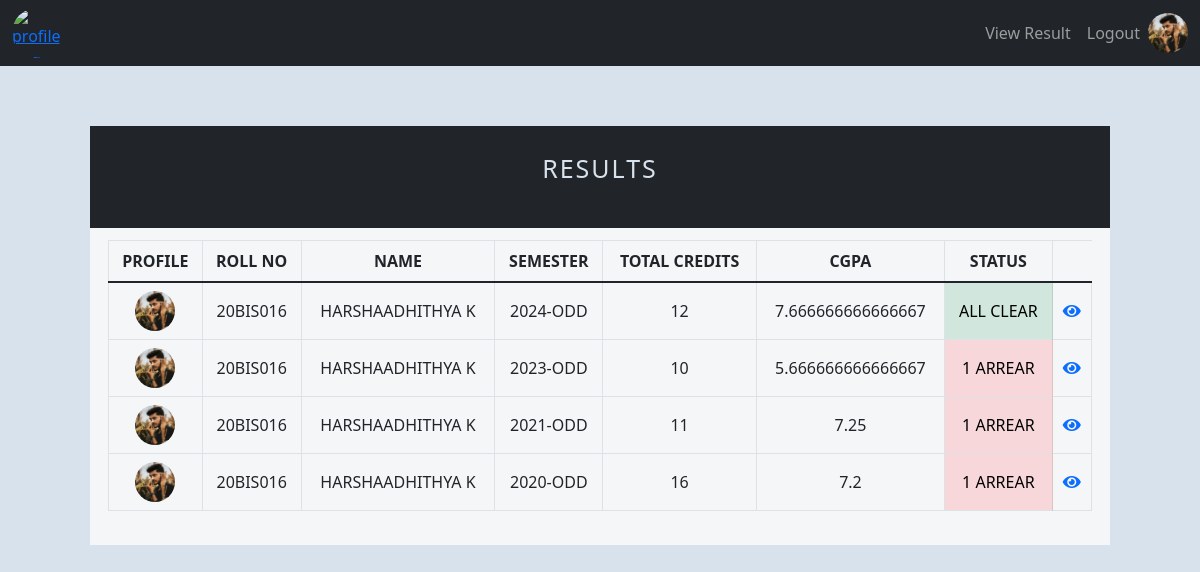
The app's page /result/my_results (signed in) with its own data.
### users/models.py (models this page shows, shortened)
class Profile(models.Model):
    roles_type=(
        ('admin','admin_user'),
        ('student','student_user')
    )
    gender_type=(
        ('M','Male'),
        ('F','Female')
    )
    user=models.OneToOneField(User,on_delete=models.CASCADE,null=True,blank=True)
    name=models.CharField(max_length=200)
    role=models.CharField(max_length=100,choices=roles_type)
    roll_no=models.CharField(max_length=15,unique=True)
    dept=models.ForeignKey(Department,on_delete=models.CASCADE,blank=True,null=True)
    batch=models.IntegerField(default=datetime.date.today().year, choices=year_choices())
    profile_img=models.ImageField(null=False,blank=False,upload_to='profiles/',default='profiles/user-default.jpg')
    address=models.TextField(null=True,blank=True)
    dob=models.DateField(null=True)
    gender=models.CharField(max_length=10,choices=gender_type,null=True)
    mobile=models.IntegerField(null=True)
    verified=models.BooleanField(null=True,blank=True)
    created=models.DateTimeField(auto_now_add=True)
    id=models.UUIDField(default=uuid.uuid4,unique=True,primary_key=True,editable=False)
    class Meta:
        ordering=['-batch','dept','roll_no','verified']

### results/models.py (models this page shows, shortened)
class FinalResult(models.Model):
    student=models.ForeignKey(Profile,on_delete=models.CASCADE)
    semester=models.ForeignKey(Semester,on_delete=models.CASCADE,null=True,blank=True)
    cgpa=models.FloatField(default=0,null=True,blank=True)
    total_credits=models.IntegerField(default=0)
    no_of_arrears=models.IntegerField(default=0)
    created=models.DateTimeField(auto_now_add=True)
    id=models.UUIDField(default=uuid.uuid4,unique=True,primary_key=True,editable=False)
    class Meta:
        unique_together=('student','semester')
        ordering=['student__roll_no','-semester__year']

class Semester(models.Model):
    season_types=(
        ('odd','odd'),
        ('even','even')
    )
    semester_name=models.CharField(max_length=15,unique=True)
    year=models.IntegerField(default=datetime.date.today().year, choices=year_choices())
    season=models.CharField(max_length=30,choices=season_types,null=True)
    created=models.DateTimeField(auto_now_add=True)
    id=models.UUIDField(default=uuid.uuid4,unique=True,primary_key=True,editable=False)

### results/views.py (the view)
# urls.py: path('my_results',views.my_results,name='my_results'),
@login_required(login_url='login')
def my_results(request):
    profile=request.user.profile
    page='my_result'
    if profile.role=='student':
        final_results=FinalResult.objects.filter(student=profile)
        context={'final_results':final_results,'page':page}
        return render(request,'results/students_result.html',context)
    else:
        messages.error("No Results to Show!")
        return redirect('home')

### results/templates/results/students_result.html
{% extends 'main.html' %}
{% block content %}
<br>
  {% if page == 'students_result' %}
      <div class="container" style="width: 85%; background-color:#212529; margin-top:3%; align-items:center; text-align:center; padding:2%;">
          <p class="text-uppercase font-weight-light" style="color:#d8e2ed;  font-weight:lighter; font-size:25px; letter-spacing: 2px; "><nobr>Semester {{semester.semester_name}}</nobr> </p>
          <p class="text-uppercase font-weight-light" style="color:#d8e2ed;  font-weight:lighter; font-size:25px; letter-spacing: 2px; "><nobr>{{dept.dept_expansion}}</nobr> </p>
          <p class="text-uppercase font-weight-light" style="color:#d8e2ed;  font-weight:lighter; font-size:25px; letter-spacing: 2px; "><nobr>{{batch}} Batch</nobr> </p>
      </div>
      <div class="container" style="width: 85%; background-color:#f5f6f7;  align-items:center; padding:1% 1.5% 1.5% 1.5%;">
        <div class="col" style="margin-left:85%;">
          <button type="button" class="btn btn-primary text-uppercase" > <i class="fas fa-file-upload" style="margin-right:3px;"></i><a href="{% url 'csv_upload' %}" style="color: white; text-decoration:none;">Upload CSV</a></button>
        </div>
        <table class="table table-bordered">
            <thead style="text-align:center;">
                <tr>
                  <th class="text-uppercase" scope="col"> <nobr>Profile</nobr></th>
                  <th class="text-uppercase" scope="col">Roll no</th>
                  <th class="text-uppercase" scope="col">Name</th>
                  <th class="text-uppercase" scope="col">Total Credits</th>
                  <th class="text-uppercase" scope="col">CGPA</th>
                  <th class="text-uppercase" scope="col">Status</th>
                </tr>
              </thead>
              <tbody>
                {% for final_result in final_results_list %}
                <tr style="vertical-align:middle; text-align:center;">
                    <td class="text-uppercase">
                        <img src="{{final_result.student.profile_img.url}}" class="mx-auto d-block rounded-circle" alt="demo" style="width: 40px; height: 40px; object-fit:cover;">
                      </td>
                  <td class="text-uppercase "> {{final_result.student.roll_no}} </td>
                  <td class="text-uppercase" > {{final_result.student.name}} </td>
                  <td class="text-uppercase" >{{final_result.total_credits}}</td>
                  <td class="text-uppercase" > {{final_result.cgpa}} </td>
                  {% if final_result.no_of_arrears == 0 %}
                  <td class="text-uppercase text-uppercase table-success" >All Clear</td>
                  {% else %}
                  <td class="text-uppercase text-uppercase table-danger" >{{final_result.no_of_arrears}} Arrear{{final_result.no_of_arrears|pluralize:"s"}}</td>
                  {% endif %}
                  <td class="text-uppercase">
                    <a href="{% url 'admin_result_view' final_result.id %}"><i class="fas fa-eye"></i></a>
                  </td>
                  <td class="text-uppercase"><a style="text-decoration: none; " href="{% url 'update_result_view' final_result.student.id %}"><i class="fas fa-edit" style="color: #c29929;"></i></a></td>
                <td class="text-uppercase"><a style="text-decoration: none; color:red;" href="{% url 'delete_result' final_result.id %}"><i class="fas fa-trash-alt" style="color: #992943;"></i></a></td>
                </tr>
                {% endfor %}
                {% for student in unupdated_students %}
                <tr style="vertical-align:middle; text-align:center;">
                    <td class="text-uppercase">
                        <img src="{{student.profile_img.url}}" class="mx-auto d-block rounded-circle" alt="demo" style="width: 40px; height: 40px; object-fit:cover;">
                      </td>
                  <td class="text-uppercase "> {{student.roll_no}} </td>
                  <td class="text-uppercase" > {{student.name}} </td>
                  <td class="text-uppercase" >-</td>
                  <td class="text-uppercase" > - </td>
                  <td class="text-uppercase" >-</td>
                  <td class="text-uppercase text-uppercase" >-</td>
                  <td class="text-uppercase">
                    <a href=""></a>
                  </td>
                  <td class="text-uppercase"><a style="text-decoration: none; font-size:12px;"" href="{% url 'create_result' student.id %}">+ Add Result</a></td>
                <td class="text-uppercase"><a style="text-decoration: none; " href=""></a></td>
                </tr>
                {% endfor %}
              </tbody>
        </table>
      </div>
    {% else %}
    <div class="container" style="width: 85%; background-color:#212529; margin-top:3%; align-items:center; text-align:center; padding:2%;">
      <p class="text-uppercase font-weight-light" style="color:#d8e2ed;  font-weight:lighter; font-size:25px; letter-spacing: 2px; ">Results </p>
  </div>
  <div class="container" style="width: 85%; background-color:#f5f6f7;  align-items:center; padding:1% 1.5% 1.5% 1.5%;">
    <table class="table table-bordered">
        <thead style="text-align:center;">
            <tr>
              <th class="text-uppercase" scope="col"> <nobr>Profile</nobr></th>
              <th class="text-uppercase" scope="col">Roll no</th>
              <th class="text-uppercase" scope="col">Name</th>
              <th class="text-uppercase" scope="col"> <nobr>Semester</nobr></th>
              <th class="text-uppercase" scope="col">Total Credits</th>
              <th class="text-uppercase" scope="col">CGPA</th>
              <th class="text-uppercase" scope="col">Status</th>
            </tr>
          </thead>
          <tbody>
            {% if final_results %}
            {% for final_result in final_results %}
            <tr style="vertical-align:middle; text-align:center;">
                <td class="text-uppercase">
                    <img src="{{final_result.student.profile_img.url}}" class="mx-auto d-block rounded-circle" alt="demo" style="width: 40px; height: 40px; object-fit:cover;">
                  </td>
              <td class="text-uppercase "> {{final_result.student.roll_no}} </td>
              <td class="text-uppercase" > {{final_result.student.name}} </td>
              <td class="text-uppercase" > {{final_result.semester.semester_name}} </td>
              <td class="text-uppercase" >{{final_result.total_credits}}</td>
              <td class="text-uppercase" > {{final_result.cgpa}} </td>
              {% if final_result.no_of_arrears == 0 %}
              <td class="text-uppercase text-uppercase table-success" >All Clear</td>
              {% else %}
              <td class="text-uppercase text-uppercase table-danger" >{{final_result.no_of_arrears}} Arrear{{final_result.no_of_arrears|pluralize:"s"}}</td>
              {% endif %}
              <td class="text-uppercase">
                <a href="{% url 'results' final_result.semester.id %}"><i class="fas fa-eye"></i></a>
              </td>
             </tr>
            {% endfor %}
            {% else %}
            <div class="alert alert-warning alert-dismissible fade show" role="alert" style="width: 30%; margin-left:35%; text-align:center" >
              No Results to show!
              <button type="button" class="btn-close" data-bs-dismiss="alert" aria-label="Close"></button>
          </div>
            {% endif %}
          </tbody>
    </table>
  </div>
    {% endif %}
{% endblock %}

### templates/navbar.html (shortened to what this page needs)
{% load static %}
<nav class="navbar  navbar-expand-lg navbar-dark bg-dark ">
    <div class="container-fluid" style="height: 50px;">
      <a href="{% url 'home' %}"><img src="{% static 'images/kct-logo.png' %}" alt="profile img" class="mx-auto d-block rounded-circle" alt="demo" style="width: 50px; height: 50px; object-fit:cover; margin-left:15px;">
      <div class="collapse navbar-collapse" id="navbarNavDropdown" style="width: 100%; color:#212529" >
        <ul class="navbar-nav" style="margin-left: auto;">
        {% if request.user.is_authenticated %}
            {% if request.user.profile.role == 'admin' %}
              {% if request.user.profile.verified == True %}
                  <li class="nav-item">
                    <a class="nav-link" aria-current="page" href="{% url 'dept' %}">Departments</a>
                  </li>
                  <li class="nav-item">
                    <a class="nav-link" href="{% url 'subject' %}">Subjects</a>
                  </li>
                  <li class="nav-item">
                    <a class="nav-link" href="{% url 'semester' %}">Semesters</a>
                  </li>
                  <li class="nav-item">
                    <a class="nav-link" href="{% url 'student_result_home' %}">Results</a>
                  </li>
                  <li class="nav-item">
                    <a class="nav-link" href="{% url 'dept_sem_papers' %}">Semester and its subjects</a></li>
                  </li>
                  <li class="nav-item">
                    <a class="nav-link" href="{% url 'students' %}">Students</a></li>
                  </li>
                    <li class="nav-item">
                      <a class="nav-link" href="{% url 'admin_users' %}">admins</a>
                    </li>
              {% endif %}
              {% else %}
              <li class="nav-item">
                <a class="nav-link" href="{% url 'my_results' %}">View Result</a>
              </li>
            {% endif %}
            <li class="nav-item">
              <a class="nav-link" href="{% url 'logout' %}">Logout</a></li>
            {% if request.user.profile %}
              <li class="nav-item">
                <a href="{% url 'my_account' %}"><img src="{{request.user.profile.profile_img.url}}" alt="profile img" class="mx-auto d-block rounded-circle" alt="demo" style="width: 40px; height: 40px; object-fit:cover; margin-left:15px;">
                </a>
              </li>
            {% endif %}
        {% endif %}
        </ul>
      </div>
    </div>
  </nav>

### static/css/css/all.css (style rules this page uses)
.fa, .fas, .far, .fal, .fad, .fab { -moz-osx-font-smoothing: grayscale; -webkit-font-smoothing: antialiased; display: inline-block; font-style: normal; font-variant: normal; text-rendering: auto; line-height: 1; }
.fa-eye:before { content: "\f06e"; }
.fa, .fas { font-family: 'Font Awesome 5 Free'; font-weight: 900; }

### records on screen
FinalResult: student.profile_img (picture), student.roll_no "20BIS016", student.name "HARSHAADHITHYA K", semester.semester_name "2024-ODD", total_credits "12", cgpa "7.666666666666667", no_of_arrears "ALL CLEAR"
FinalResult: student.profile_img (picture), student.roll_no "20BIS016", student.name "HARSHAADHITHYA K", semester.semester_name "2023-ODD", total_credits "10", cgpa "5.666666666666667", no_of_arrears "1"
FinalResult: student.profile_img (picture), student.roll_no "20BIS016", student.name "HARSHAADHITHYA K", semester.semester_name "2021-ODD", total_credits "11", cgpa "7.25", no_of_arrears "1"
FinalResult: student.profile_img (picture), student.roll_no "20BIS016", student.name "HARSHAADHITHYA K", semester.semester_name "2020-ODD", total_credits "16", cgpa "7.2", no_of_arrears "1"
